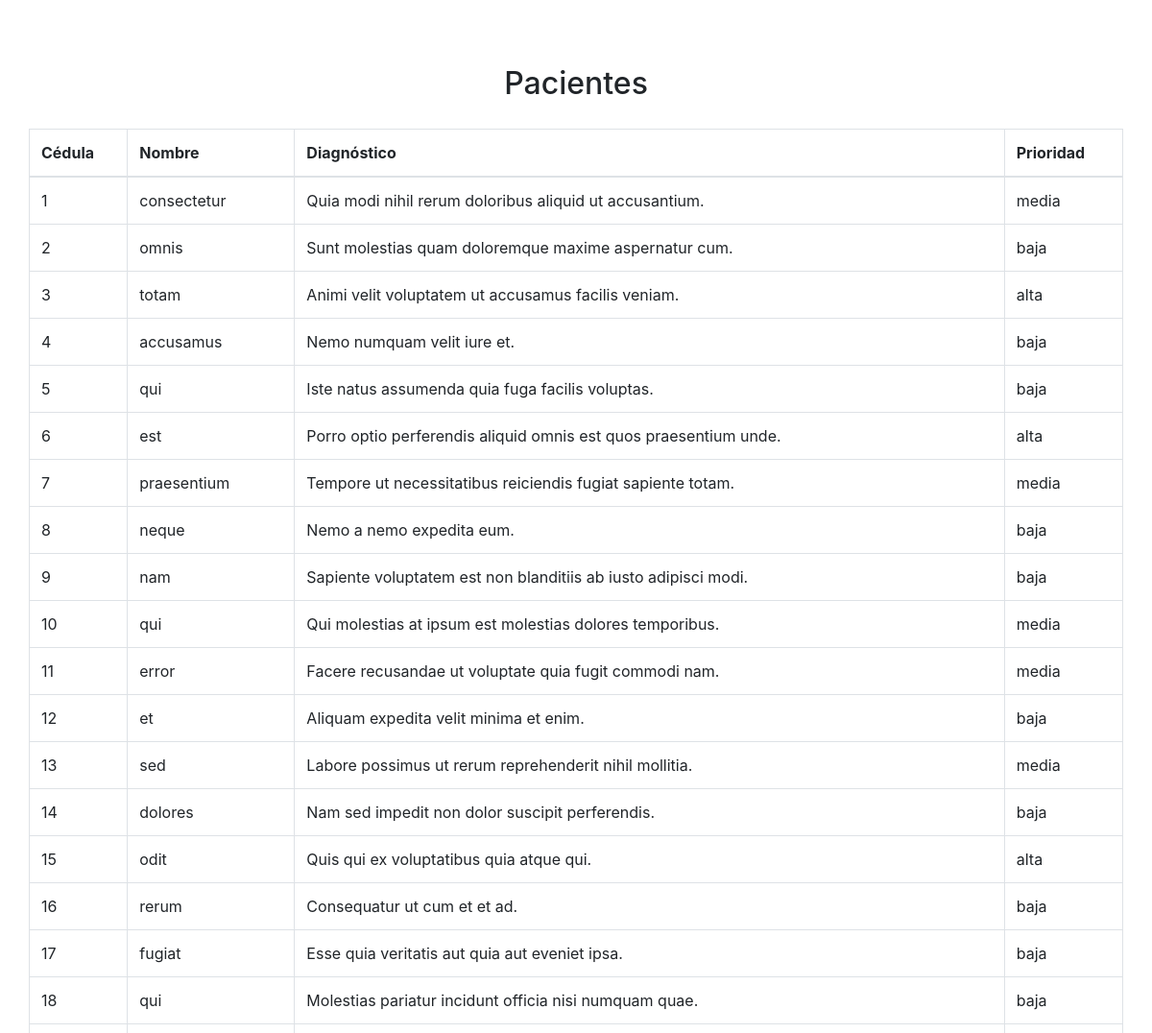
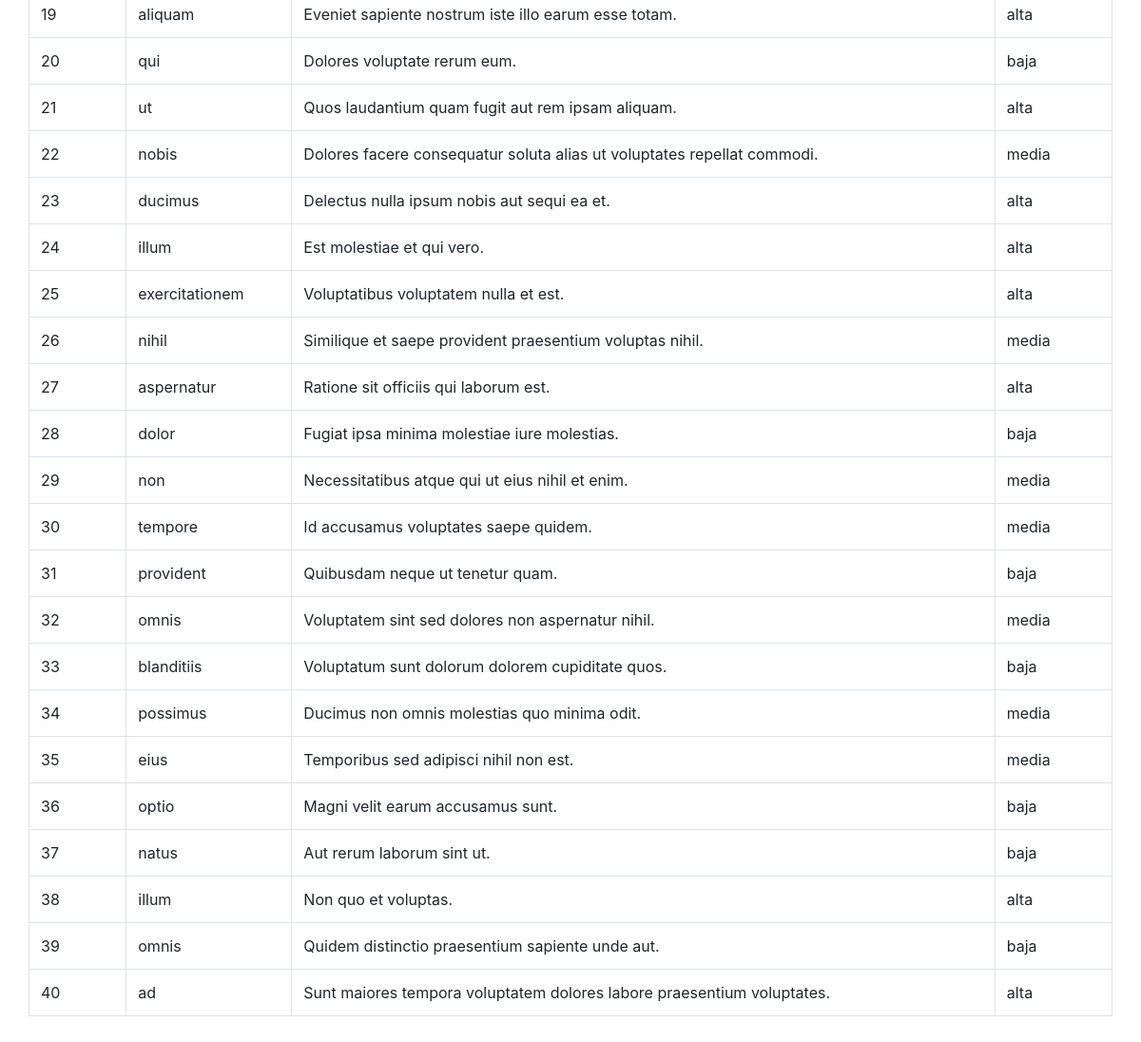
Screenshot of /view/doctor/patients.php with the database file from the repository (2 pictures, top to bottom).
### tables this page shows
CREATE TABLE `pacientes` (
  `ID` int(11) NOT NULL AUTO_INCREMENT,
  `nombre` char(128) DEFAULT NULL,
  `diagnostico` char(128) DEFAULT NULL,
  `prioridad` enum('baja','media','alta') DEFAULT NULL,
  `idMedico` int(11) DEFAULT NULL,
  PRIMARY KEY (`ID`),
  KEY `idMedico` (`idMedico`),
  CONSTRAINT `pacientes_ibfk_1` FOREIGN KEY (`idMedico`) REFERENCES `usuarios` (`ID`)
);

### view/templates/table.php (the view, shortened to what this page needs)
<?php
   function createTable($propertiesTable, $contentTable){
            $str_datos = "";
            $str_datos.='<table class="table table-hover table-bordered">';
            $str_datos.='<thead>';
            $str_datos.='<tr>';
            for($i = 0; $i < count($propertiesTable['header']); ++$i) {
                $str_datos.='<th>'.$propertiesTable['header'][$i]."</th>";
            }
            $str_datos.='</thead>';
            $str_datos.='<tbody>';
            foreach($contentTable as $element) {
                $str_datos.='<tr>';
                $j = 0;
                foreach( $element as $elementA ) {
                    if( $propertiesTable['select'] == true ){
                       if($j == count($element)-1){
                           $str_datos.='<td><select class="form-control" id="select-data">';
                           $str_datos.="<option selected>Seleccione</option>";
                           if($elementA != null || empty($elementA)){
                              foreach( $elementA as $arrayS) {
                                 foreach( $arrayS as $elementS) {
                                          $str_datos.='<option>'.$elementS."</option>";
                                 }
                              }
                            }
                           $str_datos.="</select></td>";
                        }
                        elseif($j == 0){
                            $str_datos.= '<td>'.$elementA."</td>";
                        }
                    }
                    elseif($j != 0){
                        $str_datos.= '<td>'.$elementA."</td>";
                    }
                    ++$j;
                }
                $str_datos.= "</tr>";
            }
            $str_datos.='<tbody>';
            $str_datos.= "</table>";
            echo $str_datos;
   }
?>

### view/doctor/patients.php (shortened to what this page needs)
<!DOCTYPE html>
<html>
    <head>
        <link rel="stylesheet" href="https://stackpath.bootstrapcdn.com/bootstrap/4.5.0/css/bootstrap.min.css">
    </head>
<body>
<div class="container">
      <div class="row my-5">
          <h2 class="card-body text-center">Pacientes</h2>
            <?php
                    include('../templates/table.php');
                    $propertiesTable =
                    array('header' => array('Cédula','Nombre','Diagnóstico','Prioridad'), 'actions' => array(), 'select' => false);
                    $contentTable = findAllPatientsDoctor();
                    createTable($propertiesTable, $contentTable);
               ?>
        </div>
</div>
</body>
</html>

### rows the page displays
pacientes: elementA "1", nombre "consectetur", diagnostico "Quia modi nihil rerum doloribus aliquid ut accusantium.", prioridad "media"
pacientes: elementA "2", nombre "omnis", diagnostico "Sunt molestias quam doloremque maxime aspernatur cum.", prioridad "baja"
pacientes: elementA "3", nombre "totam", diagnostico "Animi velit voluptatem ut accusamus facilis veniam.", prioridad "alta"
pacientes: elementA "4", nombre "accusamus", diagnostico "Nemo numquam velit iure et.", prioridad "baja"
pacientes: elementA "5", nombre "qui", diagnostico "Iste natus assumenda quia fuga facilis voluptas.", prioridad "baja"
pacientes: elementA "6", nombre "est", diagnostico "Porro optio perferendis aliquid omnis est quos praesentium unde.", prioridad "alta"
pacientes: elementA "7", nombre "praesentium", diagnostico "Tempore ut necessitatibus reiciendis fugiat sapiente totam.", prioridad "media"
pacientes: elementA "8", nombre "neque", diagnostico "Nemo a nemo expedita eum.", prioridad "baja"
pacientes: elementA "9", nombre "nam", diagnostico "Sapiente voluptatem est non blanditiis ab iusto adipisci modi.", prioridad "baja"
pacientes: elementA "10", nombre "qui", diagnostico "Qui molestias at ipsum est molestias dolores temporibus.", prioridad "media"
pacientes: elementA "11", nombre "error", diagnostico "Facere recusandae ut voluptate quia fugit commodi nam.", prioridad "media"
pacientes: elementA "12", nombre "et", diagnostico "Aliquam expedita velit minima et enim.", prioridad "baja"
pacientes: elementA "13", nombre "sed", diagnostico "Labore possimus ut rerum reprehenderit nihil mollitia.", prioridad "media"
pacientes: elementA "14", nombre "dolores", diagnostico "Nam sed impedit non dolor suscipit perferendis.", prioridad "baja"
pacientes: elementA "15", nombre "odit", diagnostico "Quis qui ex voluptatibus quia atque qui.", prioridad "alta"
pacientes: elementA "16", nombre "rerum", diagnostico "Consequatur ut cum et et ad.", prioridad "baja"
pacientes: elementA "17", nombre "fugiat", diagnostico "Esse quia veritatis aut quia aut eveniet ipsa.", prioridad "baja"
pacientes: elementA "18", nombre "qui", diagnostico "Molestias pariatur incidunt officia nisi numquam quae.", prioridad "baja"
pacientes: elementA "19", nombre "aliquam", diagnostico "Eveniet sapiente nostrum iste illo earum esse totam.", prioridad "alta"
pacientes: elementA "20", nombre "qui", diagnostico "Dolores voluptate rerum eum.", prioridad "baja"
pacientes: elementA "21", nombre "ut", diagnostico "Quos laudantium quam fugit aut rem ipsam aliquam.", prioridad "alta"
pacientes: elementA "22", nombre "nobis", diagnostico "Dolores facere consequatur soluta alias ut voluptates repellat commodi.", prioridad "media"
pacientes: elementA "23", nombre "ducimus", diagnostico "Delectus nulla ipsum nobis aut sequi ea et.", prioridad "alta"
pacientes: elementA "24", nombre "illum", diagnostico "Est molestiae et qui vero.", prioridad "alta"
pacientes: elementA "25", nombre "exercitationem", diagnostico "Voluptatibus voluptatem nulla et est.", prioridad "alta"
pacientes: elementA "26", nombre "nihil", diagnostico "Similique et saepe provident praesentium voluptas nihil.", prioridad "media"
pacientes: elementA "27", nombre "aspernatur", diagnostico "Ratione sit officiis qui laborum est.", prioridad "alta"
pacientes: elementA "28", nombre "dolor", diagnostico "Fugiat ipsa minima molestiae iure molestias.", prioridad "baja"
pacientes: elementA "29", nombre "non", diagnostico "Necessitatibus atque qui ut eius nihil et enim.", prioridad "media"
pacientes: elementA "30", nombre "tempore", diagnostico "Id accusamus voluptates saepe quidem.", prioridad "media"
pacientes: ID "31", nombre "provident", diagnostico "Quibusdam neque ut tenetur quam.", prioridad "baja"
pacientes: ID "32", nombre "omnis", diagnostico "Voluptatem sint sed dolores non aspernatur nihil.", prioridad "media"
pacientes: ID "33", nombre "blanditiis", diagnostico "Voluptatum sunt dolorum dolorem cupiditate quos.", prioridad "baja"
pacientes: ID "34", nombre "possimus", diagnostico "Ducimus non omnis molestias quo minima odit.", prioridad "media"
pacientes: ID "35", nombre "eius", diagnostico "Temporibus sed adipisci nihil non est.", prioridad "media"
pacientes: ID "36", nombre "optio", diagnostico "Magni velit earum accusamus sunt.", prioridad "baja"
pacientes: ID "37", nombre "natus", diagnostico "Aut rerum laborum sint ut.", prioridad "baja"
pacientes: ID "38", nombre "illum", diagnostico "Non quo et voluptas.", prioridad "alta"
pacientes: ID "39", nombre "omnis", diagnostico "Quidem distinctio praesentium sapiente unde aut.", prioridad "baja"
pacientes: ID "40", nombre "ad", diagnostico "Sunt maiores tempora voluptatem dolores labore praesentium voluptates.", prioridad "alta"

### other values shown
$propertiesTable['header'][$i] "Cédula"
$propertiesTable['header'][$i] "Nombre"
$propertiesTable['header'][$i] "Diagnóstico"
$propertiesTable['header'][$i] "Prioridad"
